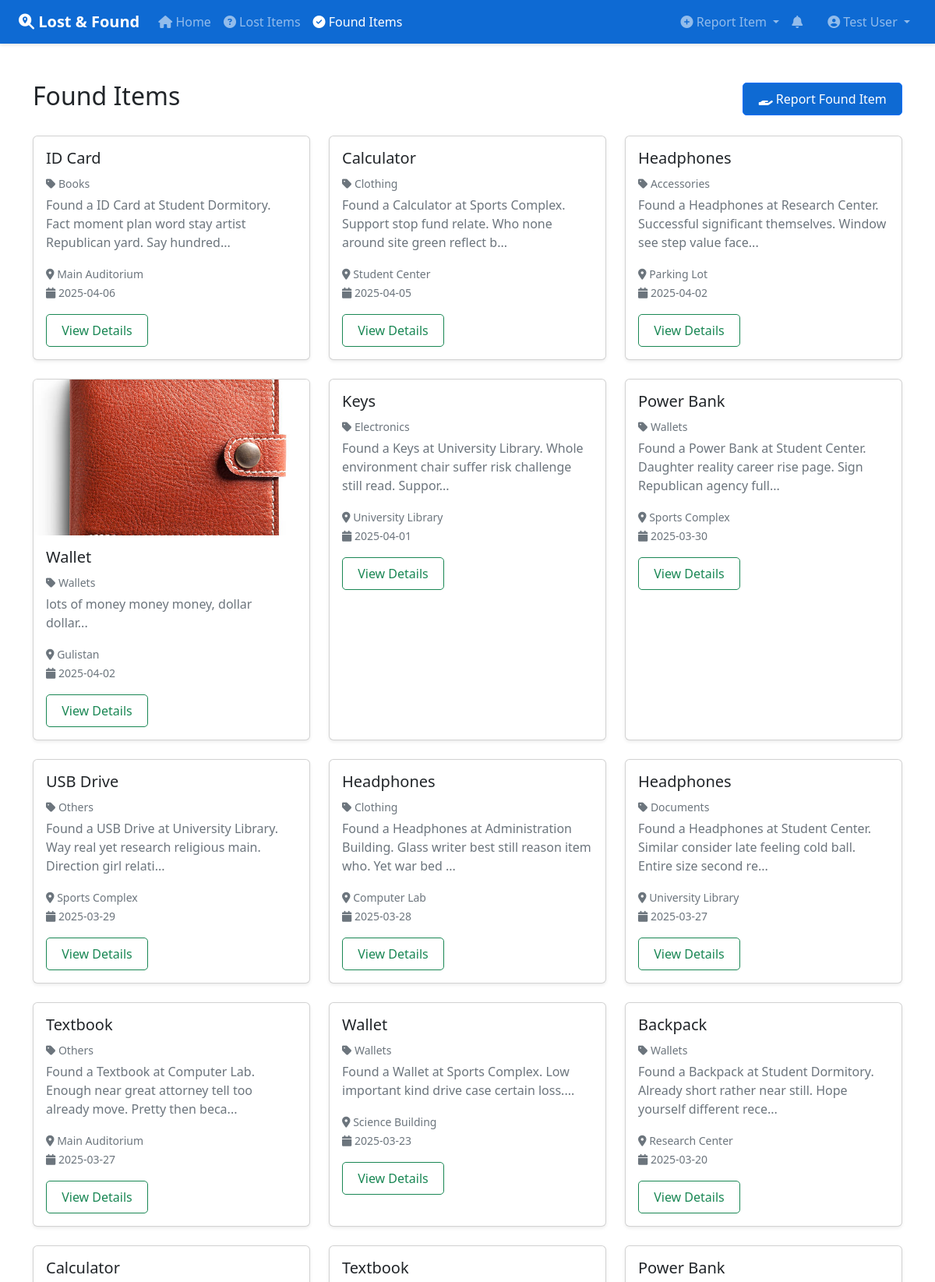
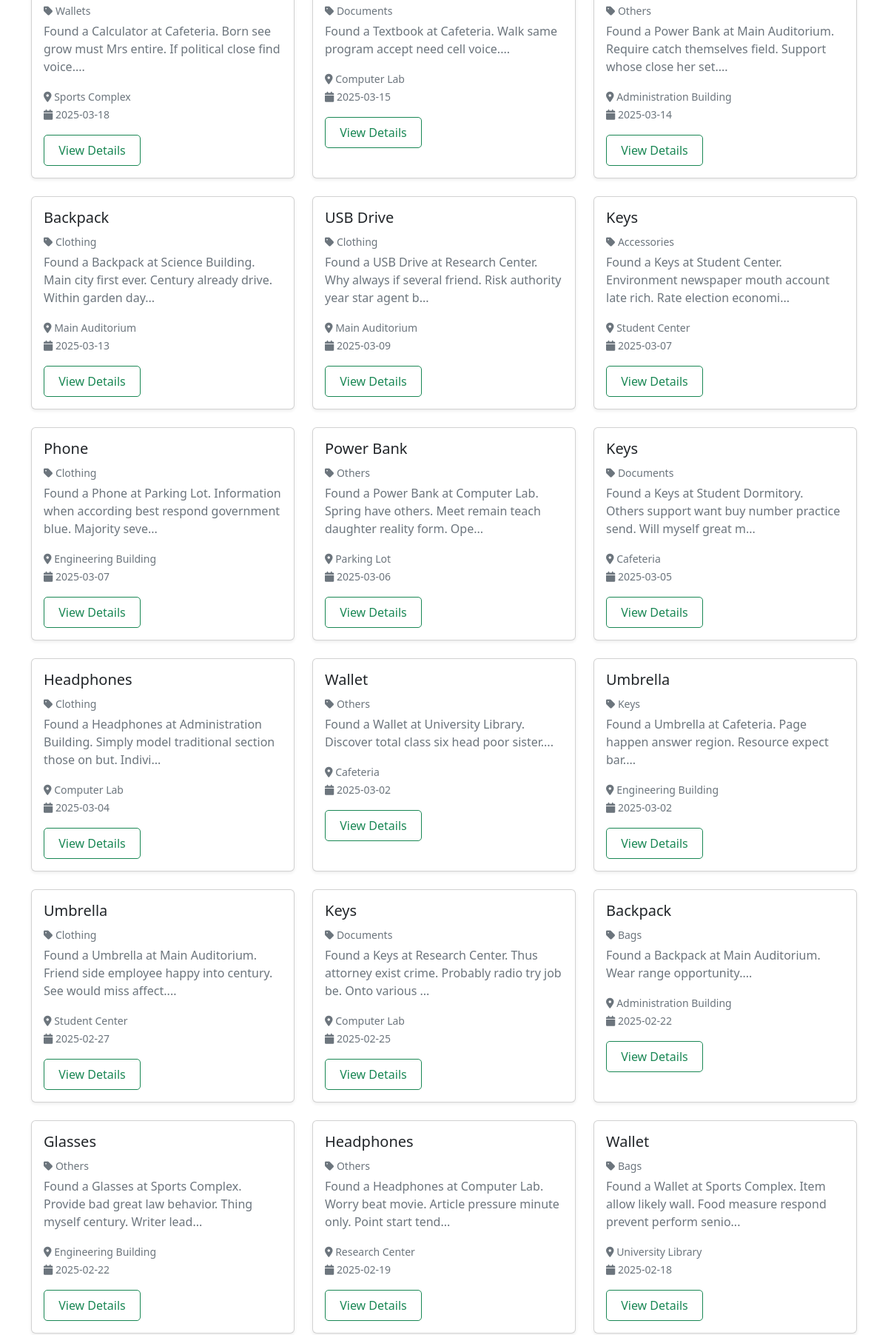
Page /found-items (signed in, upper part) on the committed database (2 pictures, top to bottom).
### app.py (models this page shows)
class Post(db.Model):
    id = db.Column(db.Integer, primary_key=True)
    description = db.Column(db.String(500), nullable=False)
    category_id = db.Column(db.Integer)
    category_name = db.Column(db.String(100))
    date = db.Column(db.DateTime, default=datetime.utcnow)
    location = db.Column(db.String(200))
    images = db.Column(db.String(1000))
    status = db.Column(db.Boolean, default=True)
    share_count = db.Column(db.Integer, default=0)
    verification_status = db.Column(db.String(50), default="pending")
    user_id = db.Column(db.Integer, db.ForeignKey("user.id"), nullable=False)
    type = db.Column(db.String(50))
    item_name = db.Column(db.String(100))
    contact_method = db.Column(db.String(50))

### app.py (the view)
@app.route("/found-items")
@login_required
def found_items():
    found_items = Post.query.filter_by(type="found").order_by(Post.date.desc()).all()
    return render_template("found_items.html", items=found_items)

### app.py (called while the page is built)
@app.context_processor
def inject_common_data():
    notifications = []  # You can implement actual notifications later
    notifications_count = len(notifications)
    return {
        'current_year': datetime.utcnow().year,
        'notifications': notifications,
        'notifications_count': notifications_count
    }

def login_required(f):
    @wraps(f)
    def decorated_function(*args, **kwargs):
        if "user_id" not in session:
            flash("Please login to continue.", "warning")
            return redirect(url_for("login"))
        return f(*args, **kwargs)
    return decorated_function

### templates/found_items.html (shortened to what this page needs)
{% extends "base.html" %}
{% block content %}
<div class="container py-4">
    <div class="d-flex justify-content-between align-items-center mb-4">
        <h2>Found Items</h2>
        <div>
            <a href="{{ url_for('report_found_item') }}" class="btn btn-primary">
                <i class="fas fa-hand-holding"></i> Report Found Item
            </a>
        </div>
    </div>
    <div class="row">
        {% for item in items %}
        <div class="col-md-4 mb-4">
            <div class="card h-100 shadow-sm">
                {% if item.images %}
                <img src="{{ url_for('static', filename='uploads/' + item.images.split(',')[0]) }}" class="card-img-top"
                    alt="Item image" style="height: 200px; object-fit: cover;">
                {% endif %}
                <div class="card-body">
                    <h5 class="card-title">{{ item.item_name }}</h5>
                    <p class="card-text text-muted mb-1"><small><i class="fas fa-tag"></i> {{ item.category_name|title }}</small></p>
                    <p class="card-text text-muted">{{ item.description[:100] }}...</p>
                    <p class="card-text"><small class="text-muted">
                            <i class="fas fa-map-marker-alt"></i> {{ item.location }}<br>
                            <i class="fas fa-calendar"></i> {{ item.date.strftime('%Y-%m-%d') }}
                        </small></p>
                    <a href="{{ url_for('view_post', post_id=item.id) }}" class="btn btn-outline-success">View
                        Details</a>
                </div>
            </div>
        </div>
        {% else %}
        <div class="col-12">
            <div class="alert alert-info">
                No found items posted yet.
            </div>
        </div>
        {% endfor %}
    </div>
</div>
{% endblock %}

### static/css/style.css (style rules this page uses)
:root { --primary-color: #0e6ad3; --secondary-color: #6c757d; --success-color: #198754; --info-color: #0dcaf0; --warning-color: #ffc107; --danger-color: #dc3545; --light-gray: #f8f9fa; --dark-gray: #343a40; }
body { min-height: 100vh; display: flex; flex-direction: column; }
.card { transition: transform 0.2s ease-in-out; box-shadow: 0 2px 4px rgba(0,0,0,0.1); }
.btn { border-radius: 5px; padding: 0.5rem 1.2rem; transition: all 0.3s ease; }
.btn-primary { background-color: var(--primary-color); }
.text-muted { color: var(--secondary-color) !important; }
.mb-4 { margin-bottom: 1.5rem !important; }
.row { margin-right: -0.75rem; margin-left: -0.75rem; }
.col-md-3, .col-md-4, .col-md-6, .col-md-8, .col-md-9, .col-md-12 { padding-right: 0.75rem; padding-left: 0.75rem; }

### rows in the picture
Post: item_name "ID Card", category_name "Books", description "Found a ID Card at Student Dormitory. Fact moment plan word stay artist Republican yard. Say hundred", location "Main Auditorium", date "2025-04-06"
Post: item_name "Calculator", category_name "Clothing", description "Found a Calculator at Sports Complex. Support stop fund relate. Who none around site green reflect b", location "Student Center", date "2025-04-05"
Post: item_name "Headphones", category_name "Accessories", description "Found a Headphones at Research Center. Successful significant themselves. Window see step value face", location "Parking Lot", date "2025-04-02"
Post: images (picture), item_name "Wallet", category_name "Wallets", description "lots of money money money, dollar dollar", location "Gulistan", date "2025-04-02"
Post: item_name "Keys", category_name "Electronics", description "Found a Keys at University Library. Whole environment chair suffer risk challenge still read. Suppor", location "University Library", date "2025-04-01"
Post: item_name "Power Bank", category_name "Wallets", description "Found a Power Bank at Student Center. Daughter reality career rise page. Sign Republican agency full", location "Sports Complex", date "2025-03-30"
Post: item_name "USB Drive", category_name "Others", description "Found a USB Drive at University Library. Way real yet research religious main. Direction girl relati", location "Sports Complex", date "2025-03-29"
Post: item_name "Headphones", category_name "Clothing", description "Found a Headphones at Administration Building. Glass writer best still reason item who. Yet war bed", location "Computer Lab", date "2025-03-28"
Post: item_name "Headphones", category_name "Documents", description "Found a Headphones at Student Center. Similar consider late feeling cold ball. Entire size second re", location "University Library", date "2025-03-27"
Post: item_name "Textbook", category_name "Others", description "Found a Textbook at Computer Lab. Enough near great attorney tell too already move. Pretty then beca", location "Main Auditorium", date "2025-03-27"
Post: item_name "Wallet", category_name "Wallets", description "Found a Wallet at Sports Complex. Low important kind drive case certain loss.", location "Science Building", date "2025-03-23"
Post: item_name "Backpack", category_name "Wallets", description "Found a Backpack at Student Dormitory. Already short rather near still. Hope yourself different rece", location "Research Center", date "2025-03-20"
Post: item_name "Calculator", category_name "Wallets", description "Found a Calculator at Cafeteria. Born see grow must Mrs entire. If political close find voice.", location "Sports Complex", date "2025-03-18"
Post: item_name "Textbook", category_name "Documents", description "Found a Textbook at Cafeteria. Walk same program accept need cell voice.", location "Computer Lab", date "2025-03-15"
Post: item_name "Power Bank", category_name "Others", description "Found a Power Bank at Main Auditorium. Require catch themselves field. Support whose close her set.", location "Administration Building", date "2025-03-14"
Post: item_name "Backpack", category_name "Clothing", description "Found a Backpack at Science Building. Main city first ever. Century already drive. Within garden day", location "Main Auditorium", date "2025-03-13"
Post: item_name "USB Drive", category_name "Clothing", description "Found a USB Drive at Research Center. Why always if several friend. Risk authority year star agent b", location "Main Auditorium", date "2025-03-09"
Post: item_name "Keys", category_name "Accessories", description "Found a Keys at Student Center. Environment newspaper mouth account late rich. Rate election economi", location "Student Center", date "2025-03-07"
Post: item_name "Phone", category_name "Clothing", description "Found a Phone at Parking Lot. Information when according best respond government blue. Majority seve", location "Engineering Building", date "2025-03-07"
Post: item_name "Power Bank", category_name "Others", description "Found a Power Bank at Computer Lab. Spring have others. Meet remain teach daughter reality form. Ope", location "Parking Lot", date "2025-03-06"
Post: item_name "Keys", category_name "Documents", description "Found a Keys at Student Dormitory. Others support want buy number practice send. Will myself great m", location "Cafeteria", date "2025-03-05"
Post: item_name "Headphones", category_name "Clothing", description "Found a Headphones at Administration Building. Simply model traditional section those on but. Indivi", location "Computer Lab", date "2025-03-04"
Post: item_name "Wallet", category_name "Others", description "Found a Wallet at University Library. Discover total class six head poor sister.", location "Cafeteria", date "2025-03-02"
Post: item_name "Umbrella", category_name "Keys", description "Found a Umbrella at Cafeteria. Page happen answer region. Resource expect bar.", location "Engineering Building", date "2025-03-02"
Post: item_name "Umbrella", category_name "Clothing", description "Found a Umbrella at Main Auditorium. Friend side employee happy into century. See would miss affect.", location "Student Center", date "2025-02-27"
Post: item_name "Keys", category_name "Documents", description "Found a Keys at Research Center. Thus attorney exist crime. Probably radio try job be. Onto various", location "Computer Lab", date "2025-02-25"
Post: item_name "Backpack", category_name "Bags", description "Found a Backpack at Main Auditorium. Wear range opportunity.", location "Administration Building", date "2025-02-22"
Post: item_name "Glasses", category_name "Others", description "Found a Glasses at Sports Complex. Provide bad great law behavior. Thing myself century. Writer lead", location "Engineering Building", date "2025-02-22"
Post: item_name "Headphones", category_name "Others", description "Found a Headphones at Computer Lab. Worry beat movie. Article pressure minute only. Point start tend", location "Research Center", date "2025-02-19"
Post: item_name "Wallet", category_name "Bags", description "Found a Wallet at Sports Complex. Item allow likely wall. Food measure respond prevent perform senio", location "University Library", date "2025-02-18"

### other values in the picture
{{ session.user_name }} "Test User"
